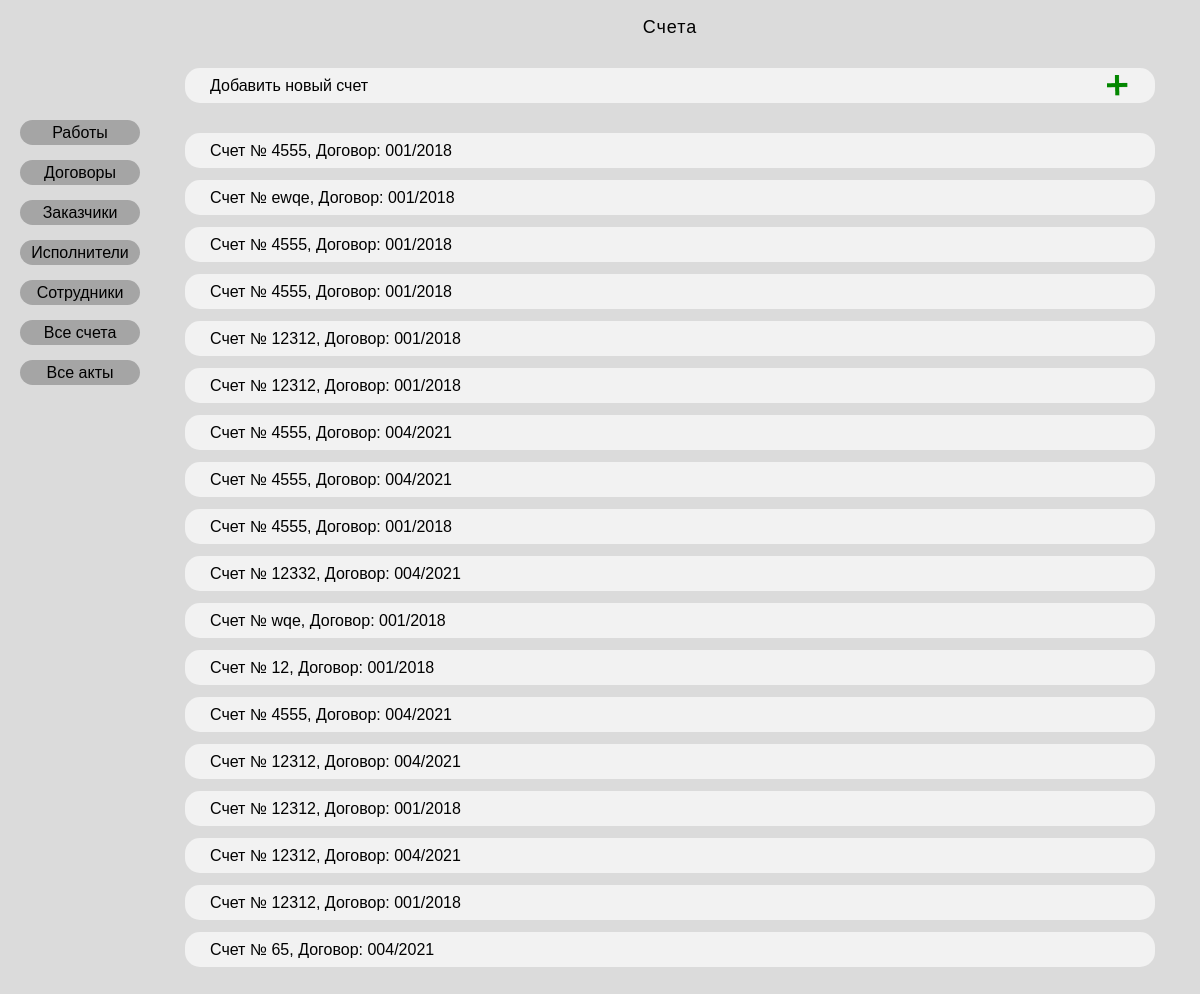
/contract/bill_list_default/, run on the app's committed database.
### vcrdocumentsproject/apps/document/models.py (models this page shows, shortened)
class Bills(models.Model):
    bill_code = models.AutoField('Код счета', primary_key=True)
    contract_number=models.ForeignKey(Contracts, on_delete=models.CASCADE)
    bill_number = models.CharField('Номер счета', max_length = 5)
    bill_date = models.DateField('Дата счета')
    payment = models.BooleanField('Оплата по счету', null=True)
    class Meta:
        verbose_name = "Счет"
        verbose_name_plural = "Счета"

class Contracts(models.Model):
    contract_code = models.AutoField('Код договора', primary_key=True)
    contract_number = models.CharField('Номер договора', max_length = 20)
    customer = models.ForeignKey(Customers, on_delete=models.CASCADE)
    executor = models.ForeignKey(Executors, on_delete=models.CASCADE)
    description = models.TextField('Наименование')
    contract_date = models.DateField('Дата договора')
    contract_end_date = models.DateField('Дата окончания договора', null=True)
    price = models.DecimalField('Сумма',max_digits= 20, decimal_places=2)
    nds = models.IntegerField('НДС')
    price_with_nds = models.DecimalField('Сумма с НДС',max_digits= 20, decimal_places=2)
    payment = models.BooleanField('Оплата по договору', default=False, null=True)
    def __str__(self):
        return self.contract_number
    class Meta:
        verbose_name = "Договор"
        verbose_name_plural = "Договоры"

### vcrdocumentsproject/apps/document/views.py (the view)
# urls.py: path('bill_list_<str:filter>/', views.bill_list, name='bill_list'),
def bill_list(request, filter):
    if filter == 'default':
        bills = Bills.objects.all()
        bill_list = {'bills':bills, 'filter':filter}
    else:
        bills = Bills.objects.filter(contract_number=filter)
        bill_list = {'bills': bills, 'filter': filter}
    return render(request, 'document/bill_list.html', {'bill_list': bill_list})

### vcrdocumentsproject/templates/document/bill_list.html (shortened to what this page needs)
{% extends 'base.html' %}
{% block content %}
{% load static %}
<div class="content-container">
    <p class="title">Счета</p>
    <a class="add-link" href="{% url 'contract:bill_add_form' bill_list.filter %}">Добавить новый счет<img class="plus-img" src="{% static 'document/images/plus.png' %}"></a>
    {% if bill_list.bills %}
        {% for a in bill_list.bills %}
        <div class="item">
                    <a href="{% url 'contract:bill' a.bill_code %}">Счет № {{a.bill_number}}, Договор: {{a.contract_number}}</a>
        </div>
        {% endfor %}
    {% endif %}
    </div>
{% endblock %}

### vcrdocumentsproject/apps/document/static/document/css/style.css (style rules this page uses)
* { box-sizing: border-box; }
.content-container { padding-top: 17px; width: 970px; margin-bottom: 15px; }
a { text-decoration: none; color: black; }
p { width: 220px; }
html { overflow-y: scroll; }
body { display: flex; background-color: rgba(196, 196, 196, 0.6); font-family: sans-serif; font-style: normal; font-weight: normal; font-size: 16px; line-height: 21px; cursor: default; }
.add-link { display: flex; align-items: center; justify-content: space-between; background-color: rgba(242, 242, 242, 1); width: 970px; height: 35px; padding-left: 25px; padding-right: 25px; color: black; border-radius: 15px; margin-bottom: 30px; }
.plus-img { width: 25px; }
.item { margin-bottom: 12px; display: flex; align-items: center; background-color: rgba(242, 242, 242, 1); width: 970px; height: 35px; padding-left: 25px; padding-right: 25px; border-radius: 15px; justify-content: space-between; }
.title { width: 970px; margin-top: 0px; text-align: center; font-size: 18px; margin-bottom: 30px; letter-spacing: 1px; }

### data on the page
Bills: bill_number "4555", contract_number "001/2018"
Bills: bill_number "ewqe", contract_number "001/2018"
Bills: bill_number "4555", contract_number "001/2018"
Bills: bill_number "4555", contract_number "001/2018"
Bills: bill_number "12312", contract_number "001/2018"
Bills: bill_number "12312", contract_number "001/2018"
Bills: bill_number "4555", contract_number "004/2021"
Bills: bill_number "4555", contract_number "004/2021"
Bills: bill_number "4555", contract_number "001/2018"
Bills: bill_number "12332", contract_number "004/2021"
Bills: bill_number "wqe", contract_number "001/2018"
Bills: bill_number "12", contract_number "001/2018"
Bills: bill_number "4555", contract_number "004/2021"
Bills: bill_number "12312", contract_number "004/2021"
Bills: bill_number "12312", contract_number "001/2018"
Bills: bill_number "12312", contract_number "004/2021"
Bills: bill_number "12312", contract_number "001/2018"
Bills: bill_number "65", contract_number "004/2021"
